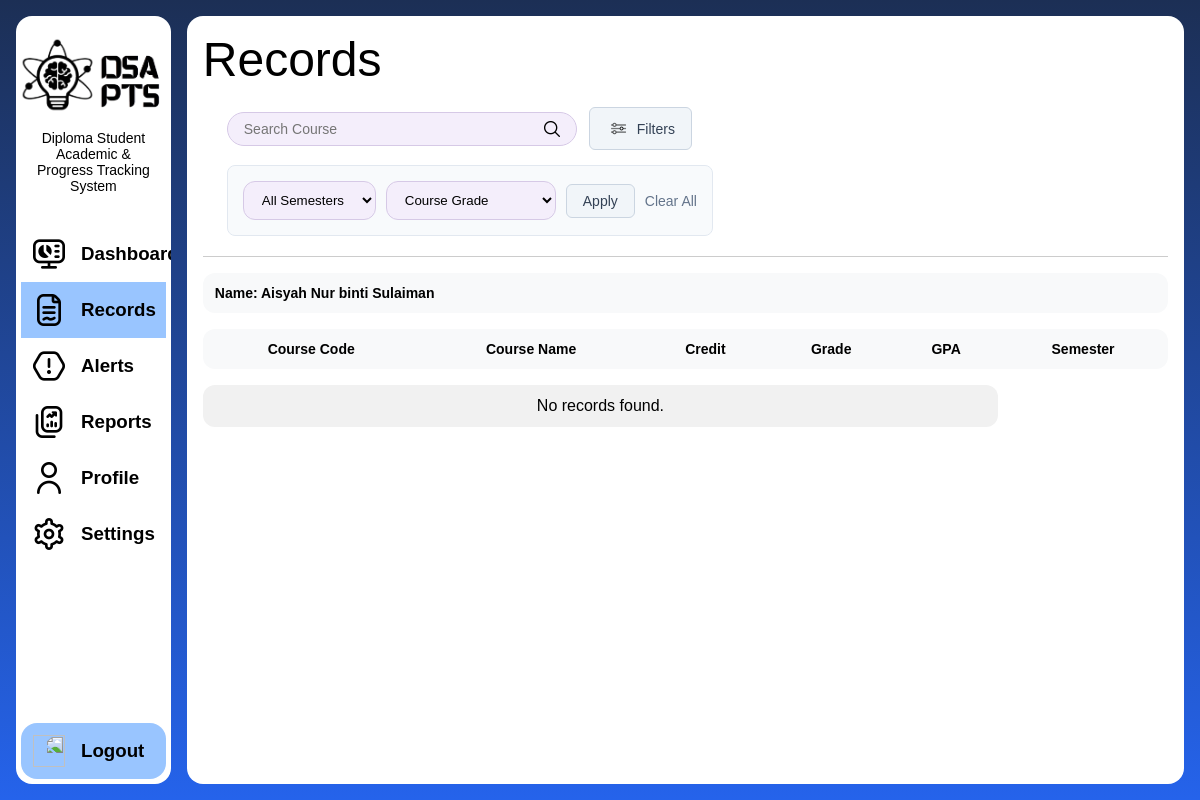
The page /student/student-records.php?semester=Semester 1/1 (signed in) on the database as committed earlier.
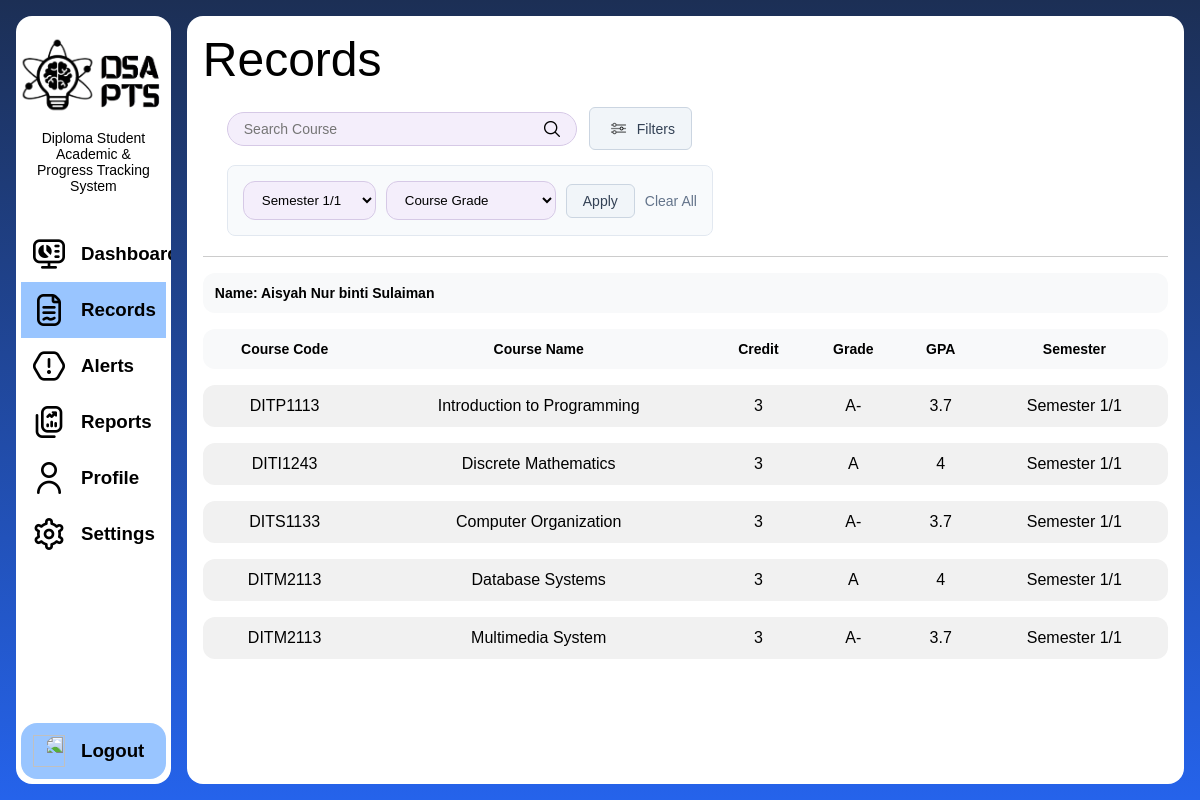
The same page on the database as committed later.
### tables this page shows
CREATE TABLE `student_subject` (
  `user_id` int(11) NOT NULL,
  `subject_id` int(11) NOT NULL,
  `semester_id` int(11) NOT NULL,
  `grade` varchar(2) DEFAULT NULL,
  `status` varchar(20) DEFAULT NULL,
  `attempt_no` int(11) DEFAULT NULL
);

CREATE TABLE `subject` (
  `subject_id` int(11) NOT NULL,
  `subject_name` varchar(100) NOT NULL,
  `credit_hours` int(11) DEFAULT NULL,
  `program_id` int(11) DEFAULT NULL,
  `semester_id` int(11) DEFAULT NULL,
  `subject_code` varchar(20) DEFAULT NULL
);

CREATE TABLE `semester` (
  `semester_id` int(11) NOT NULL,
  `semester_name` varchar(20) DEFAULT NULL,
  `semester_type` varchar(20) DEFAULT NULL,
  `sem_credit_hours` int(11) DEFAULT NULL
);

### models/functions.php (called while the page is built, shortened)
<?php
function getStudentByLoginId($conn, $login_id)
{
    $result = $conn->query("
        SELECT student.*, user.*
        FROM student
        INNER JOIN user ON student.user_id = user.user_id
        WHERE user.login_id = '$login_id'
        LIMIT 1
    ");
    return $result ? $result->fetch_assoc() : null;
}
function getAllSemesters($conn)
{
    $result = $conn->query("SELECT * FROM semester ORDER BY semester_id ASC");
    $data = [];
    while ($row = $result->fetch_assoc()) {
        $data[] = $row;
    }
    return $data;
}
function gradeToPoint($grade)
{
    $gradePoints = [
        'A'  => 4.0,
        'A-' => 3.7,
        'B+' => 3.3,
        'B'  => 3.0,
        'B-' => 2.7,
        'C+' => 2.3,
        'C'  => 2.0,
        'C-' => 1.7,
        'D+' => 1.3,
        'D'  => 1.0,
        'E'  => 0.0
    ];
    $grade = strtoupper(trim($grade));
    return $gradePoints[$grade] ?? null;
}
function getStudentFilteredRecords($conn, $userId, $keyword = '', $semester = '', $gpaFilter = '')
{
    $sql = "
        SELECT student_subject.*, subject.*, semester.semester_name
        FROM student_subject
        INNER JOIN subject ON student_subject.subject_id = subject.subject_id
        INNER JOIN semester ON student_subject.semester_id = semester.semester_id
        WHERE student_subject.user_id = '$userId'
    ";
    if (!empty($semester)) {
        $sql .= " AND semester.semester_name = '$semester'";
    }
    $sql .= " ORDER BY semester.semester_name DESC, subject.subject_id ASC";
    $result = $conn->query($sql);
    $data = [];
    if ($result) {
        while ($row = $result->fetch_assoc()) {
            $data[] = $row;
        }
    }
    return $data;
}

### student/student-records.php (the view, shortened to what the changed rows need)
<!DOCTYPE html>
<html lang="en">
<head>
  <link rel="stylesheet" href="../style/layout.css">
  <link rel="stylesheet" href="../style/student.css">
  <link rel="stylesheet" href="../style/styles.css">
</head>
<body class="page-body main-gradient-bg">
  <?php
  include("../models/functions.php");
  $loginId = $_SESSION['uid'];
  $student = getStudentByLoginId($conn, $loginId);
  $semesters     = getAllSemesters($conn);
  $userId     = $student['user_id'];
  $keyword = isset($_GET['search']) ? trim($_GET['search']) : '';
  $keyword = str_replace([';', "'", '"'], '', $keyword);
  $semester   = $_GET['semester'] ?? '';
  $gpa_filter = $_GET['gpa_filter'] ?? '';
  $subjects = getStudentFilteredRecords($conn, $userId, $keyword, $semester, $gpa_filter);
  ?>
  <main class="main-content main-rounded">
    <h1 class="content-title">Records</h1>
    <div class="toolbar">
      <form class="toolbar-form" method="GET" action="student-records.php" style="display: flex; flex-direction: column; gap: 15px;">
        <?php
        $hasActiveFilters = (!empty($semester) || !empty($gpa_filter));
        ?>
        <div id="filterPanel" style="display: <?= $hasActiveFilters ? 'flex' : 'none' ?>; flex-wrap: wrap; align-items: center; gap: 10px; background-color: #f8fafc; border: 1px solid #e2e8f0; padding: 15px; border-radius: 8px;">
          <select name="semester" class="filter-select">
            <option value="">All Semesters</option>
            <?php foreach ($semesters as $s): ?>
              <option value="<?php echo $s['semester_name']; ?>"
                <?php echo $s['semester_name'] == $semester ? 'selected' : ''; ?>>
                <?php echo htmlspecialchars($s['semester_name']); ?>
              </option>
            <?php endforeach; ?>
          </select>
          <select name="gpa_filter" class="filter-select">
            <option value="">Course Grade</option>
          </select>
          <button type="submit" class="filter-btn">Apply</button>
          <a href="student-records.php" class="clear-btn" style="text-decoration: none; font-family: sans-serif; font-size: 14px; color: #64748b;">Clear All</a>
        </div>
      </form>
    </div>
    <table>
      <thead>
        <tr>
          <th colspan="7" style="text-align: start;">
            Name: <?php echo htmlspecialchars($student['name']); ?>
          </th>
        </tr>
        <tr>
          <th>Course Code</th>
          <th>Course Name</th>
          <th>Credit</th>
          <th>Grade</th>
          <th>GPA</th>
          <th>Semester</th>
        </tr>
      </thead>
      <tbody>
        <?php if (empty($subjects)): ?>
          <tr>
            <td colspan="5" style="text-align: center;">No records found.</td>
          </tr>
        <?php else: ?>
          <?php foreach ($subjects as $subj): ?>
            <tr>
              <td><?php echo htmlspecialchars($subj['subject_code']); ?></td>
              <td><?php echo htmlspecialchars($subj['subject_name']); ?></td>
              <td><?php echo htmlspecialchars($subj['credit_hours']); ?></td>
              <td><?php echo htmlspecialchars($subj['grade']); ?></td>
              <td><?php echo htmlspecialchars(gradeToPoint($subj['grade'])); ?></td>
              <td><?php echo htmlspecialchars($subj['semester_name']); ?></td>
            </tr>
          <?php endforeach; ?>
        <?php endif; ?>
      </tbody>
    </table>
  </main>
</body>
</html>

Rows that differ between the two databases and show on the page:
now on this page (row unchanged): student_subject: subject.subject_code "DITP1113", subject.subject_name "Introduction to Programming", subject.credit_hours "3", grade "A-", grade "3.7", semester.semester_name "Semester 1/1"
now on this page (row unchanged): student_subject: subject.subject_code "DITI1243", subject.subject_name "Discrete Mathematics", subject.credit_hours "3", grade "A", grade "4", semester.semester_name "Semester 1/1"
now on this page (row unchanged): student_subject: subject.subject_code "DITS1133", subject.subject_name "Computer Organization", subject.credit_hours "3", grade "A-", grade "3.7", semester.semester_name "Semester 1/1"
added student_subject: subject.subject_code "DITM2113", subject.subject_name "Database Systems", subject.credit_hours "3", grade "A", grade "4", semester.semester_name "Semester 1/1"
now on this page (row unchanged): student_subject: subject.subject_code "DITM2113", subject.subject_name "Multimedia System", subject.credit_hours "3", grade "A-", grade "3.7", semester.semester_name "Semester 1/1"
Other text that changed with them:
form field semester: "All Semesters" → "Semester 1/1"
text no longer shown: "No records found."
